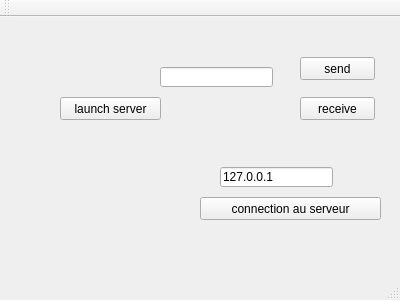
<?xml version="1.0" encoding="UTF-8"?>
<ui version="4.0">
 <class>MainWindow</class>
 <widget class="QMainWindow" name="MainWindow">
  <property name="geometry">
   <rect>
    <x>0</x>
    <y>0</y>
    <width>400</width>
    <height>300</height>
   </rect>
  </property>
  <property name="windowTitle">
   <string>MainWindow</string>
  </property>
  <widget class="QWidget" name="centralWidget">
   <widget class="QPushButton" name="buttonConnectionIp">
    <property name="geometry">
     <rect>
      <x>200</x>
      <y>180</y>
      <width>181</width>
      <height>23</height>
     </rect>
    </property>
    <property name="text">
     <string>connection au serveur</string>
    </property>
   </widget>
   <widget class="QPushButton" name="buttonLaunchServer">
    <property name="geometry">
     <rect>
      <x>60</x>
      <y>80</y>
      <width>101</width>
      <height>23</height>
     </rect>
    </property>
    <property name="text">
     <string>launch server</string>
    </property>
   </widget>
   <widget class="QPushButton" name="buttonSendFile">
    <property name="geometry">
     <rect>
      <x>300</x>
      <y>40</y>
      <width>75</width>
      <height>23</height>
     </rect>
    </property>
    <property name="text">
     <string>send</string>
    </property>
   </widget>
   <widget class="QLineEdit" name="textConnectionIp">
    <property name="geometry">
     <rect>
      <x>220</x>
      <y>150</y>
      <width>113</width>
      <height>20</height>
     </rect>
    </property>
    <property name="text">
     <string>127.0.0.1</string>
    </property>
   </widget>
   <widget class="QPushButton" name="buttonReceiveFile">
    <property name="geometry">
     <rect>
      <x>300</x>
      <y>80</y>
      <width>75</width>
      <height>23</height>
     </rect>
    </property>
    <property name="text">
     <string>receive</string>
    </property>
   </widget>
   <widget class="QLineEdit" name="textFile">
    <property name="geometry">
     <rect>
      <x>160</x>
      <y>50</y>
      <width>113</width>
      <height>20</height>
     </rect>
    </property>
   </widget>
  </widget>
  <widget class="QMenuBar" name="menuBar">
   <property name="geometry">
    <rect>
     <x>0</x>
     <y>0</y>
     <width>400</width>
     <height>21</height>
    </rect>
   </property>
  </widget>
  <widget class="QToolBar" name="mainToolBar">
   <attribute name="toolBarArea">
    <enum>TopToolBarArea</enum>
   </attribute>
   <attribute name="toolBarBreak">
    <bool>false</bool>
   </attribute>
  </widget>
  <widget class="QStatusBar" name="statusBar"/>
 </widget>
 <layoutdefault spacing="6" margin="11"/>
 <resources/>
 <connections/>
</ui>
